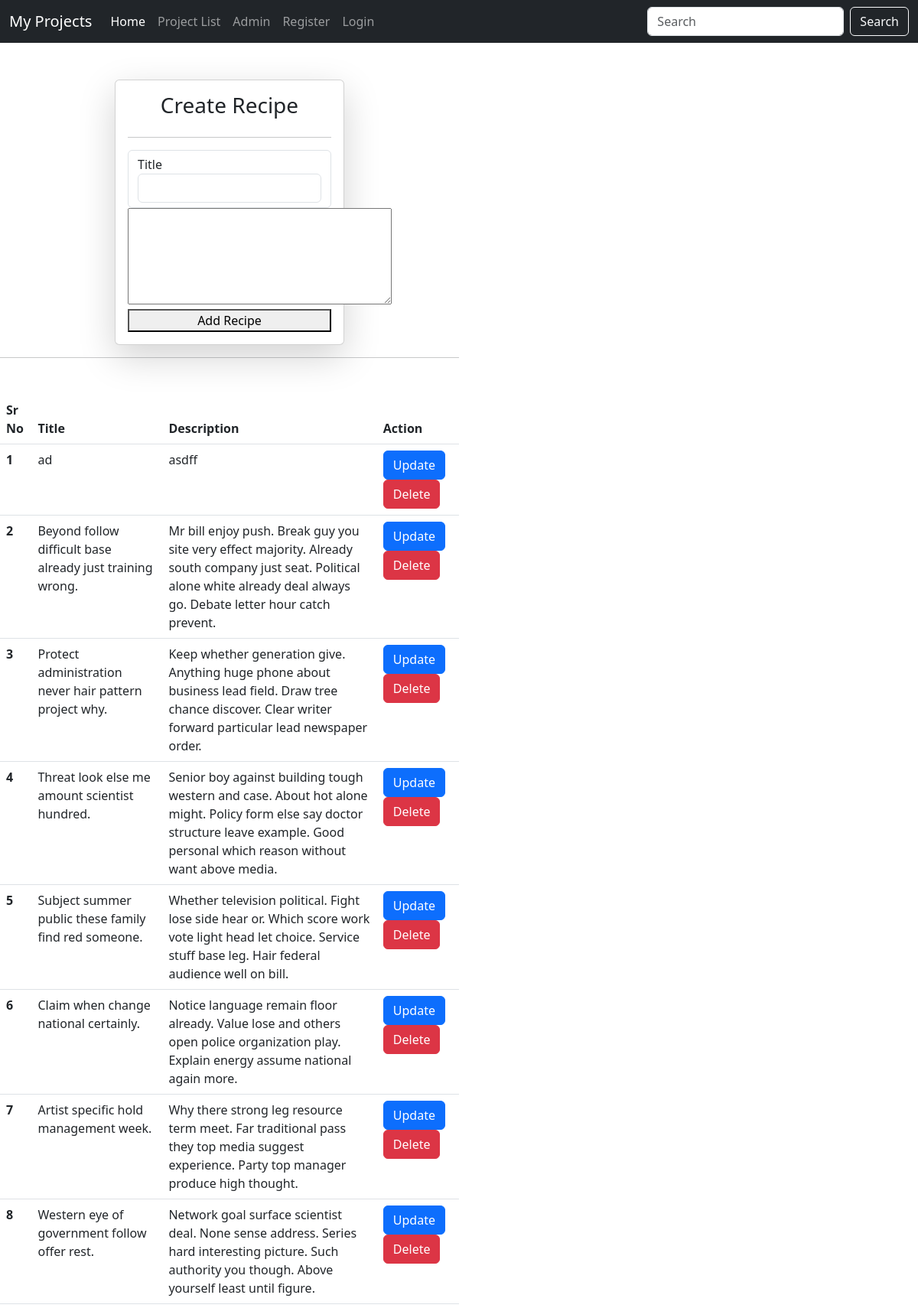
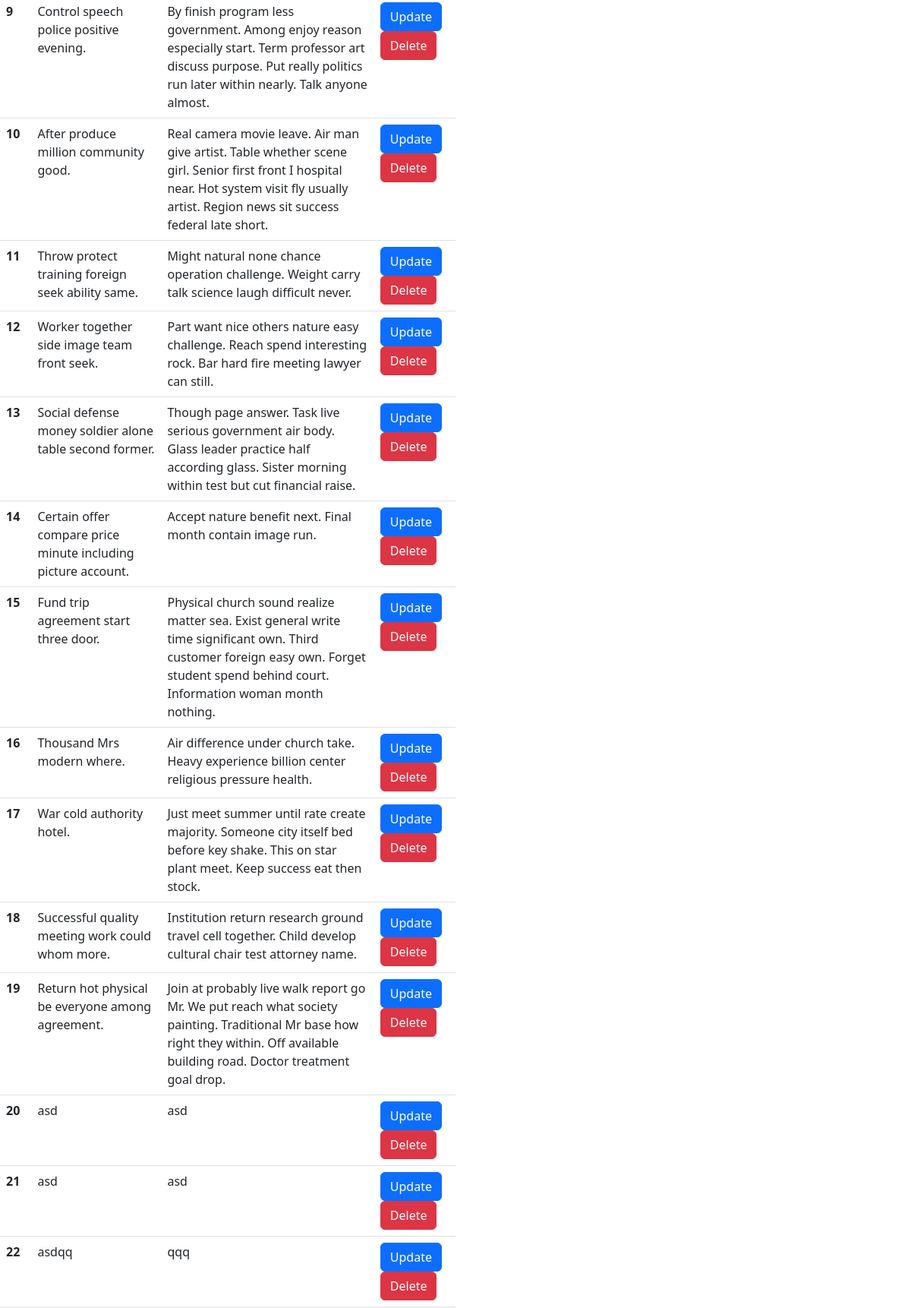
Screenshot of /recipe/ (upper part) with the database file from the repository (2 pictures, top to bottom).
### recipe/models.py (models this page shows, shortened)
class Recipe(models.Model):
    user = models.ForeignKey(User, on_delete=models.CASCADE)
    title = models.CharField(max_length=200, default="Chicken Curry")
    description = models.TextField(default="This is a chicken curry recipe.")
    day = models.DateTimeField(auto_now_add=True)
    class Meta:
        verbose_name = "Recipe"
        verbose_name_plural = "Recipess"

### recipe/views.py (the view, shortened to what this page needs)
# urls.py: path("", views.index, name="index"),
def index(request):
    user = request.user
    recipes = Recipe.objects.order_by("-day")
    context = {
        "recipes":recipes,
    }
    return render(request, "recipe/index.html", context)

### recipe/templates/recipe/index.html (shortened to what this page needs)
{% extends "base/base.html" %}
{% block content %}
    <div class="container-3 col-6">
        <br><br>
        <form method="POST" class="col-6 mx-auto card p-3 shadow-lg" inctype="multipart/form-data">
            <h3 class="text-center">Create Recipe</h3>
            <hr>
            <div class="form-control">
                <label for="title">Title</label>
                <input type="text" class="form-control" id="title" name="title" required>
            </div>
            <div class="form-group">
                <label for="description">
                    <textarea name="description" id="description" rows="5" cols="35"></textarea>
                </label>
            </div>
            <button type="submit">Add Recipe</button>
        </form>
        <hr>
        <div class="class mt-5">
            <table class="table mt-6">
                <thead>
                    <tr>
                        <th scope="col">Sr No</th>
                        <th scope="col">Title</th>
                        <th scope="col">Description</th>
                        <th scope="col">Action</th>
                    </tr>
                </thead>
                <tbody>
                    {% for recipe in recipes %}
                    <tr>
                        <th scope="row">{{forloop.counter}}</th>
                        <td>{{recipe.title}}</td>
                        <td>{{recipe.description}}</td>
                        <td>
                            <a class="btn btn-primary" href="{% url 'recipe:update_recipe' recipe.pk %}" role="button">Update</a>
                            <a class="btn btn-danger" href="{% url 'recipe:delete_recipe' recipe.pk %}" role="button">Delete</a>
                        </td>
                    </tr>
                    {% endfor %}
                </tbody>
            </table>
        </div>
    </div>
{% endblock %}

### rows the page displays
Recipe: title "ad", description "asdff"
Recipe: title "Beyond follow difficult base already just training wrong.", description "Mr bill enjoy push. Break guy you site very effect majority. Already south company just seat. Political alone white already deal always go. Debate letter hour catch prevent."
Recipe: title "Protect administration never hair pattern project why.", description "Keep whether generation give. Anything huge phone about business lead field. Draw tree chance discover. Clear writer forward particular lead newspaper order."
Recipe: title "Threat look else me amount scientist hundred.", description "Senior boy against building tough western and case. About hot alone might. Policy form else say doctor structure leave example. Good personal which reason without want above media."
Recipe: title "Subject summer public these family find red someone.", description "Whether television political. Fight lose side hear or. Which score work vote light head let choice. Service stuff base leg. Hair federal audience well on bill."
Recipe: title "Claim when change national certainly.", description "Notice language remain floor already. Value lose and others open police organization play. Explain energy assume national again more."
Recipe: title "Artist specific hold management week.", description "Why there strong leg resource term meet. Far traditional pass they top media suggest experience. Party top manager produce high thought."
Recipe: title "Western eye of government follow offer rest.", description "Network goal surface scientist deal. None sense address. Series hard interesting picture. Such authority you though. Above yourself least until figure."
Recipe: title "Control speech police positive evening.", description "By finish program less government. Among enjoy reason especially start. Term professor art discuss purpose. Put really politics run later within nearly. Talk anyone almost."
Recipe: title "After produce million community good.", description "Real camera movie leave. Air man give artist. Table whether scene girl. Senior first front I hospital near. Hot system visit fly usually artist. Region news sit success federal late short."
Recipe: title "Throw protect training foreign seek ability same.", description "Might natural none chance operation challenge. Weight carry talk science laugh difficult never."
Recipe: title "Worker together side image team front seek.", description "Part want nice others nature easy challenge. Reach spend interesting rock. Bar hard fire meeting lawyer can still."
Recipe: title "Social defense money soldier alone table second former.", description "Though page answer. Task live serious government air body. Glass leader practice half according glass. Sister morning within test but cut financial raise."
Recipe: title "Certain offer compare price minute including picture account.", description "Accept nature benefit next. Final month contain image run."
Recipe: title "Fund trip agreement start three door.", description "Physical church sound realize matter sea. Exist general write time significant own. Third customer foreign easy own. Forget student spend behind court. Information woman month nothing."
Recipe: title "Thousand Mrs modern where.", description "Air difference under church take. Heavy experience billion center religious pressure health."
Recipe: title "War cold authority hotel.", description "Just meet summer until rate create majority. Someone city itself bed before key shake. This on star plant meet. Keep success eat then stock."
Recipe: title "Successful quality meeting work could whom more.", description "Institution return research ground travel cell together. Child develop cultural chair test attorney name."
Recipe: title "Return hot physical be everyone among agreement.", description "Join at probably live walk report go Mr. We put reach what society painting. Traditional Mr base how right they within. Off available building road. Doctor treatment goal drop."
Recipe: title "asd", description "asd"
Recipe: title "asd", description "asd"
Recipe: title "asdqq", description "qqq"
